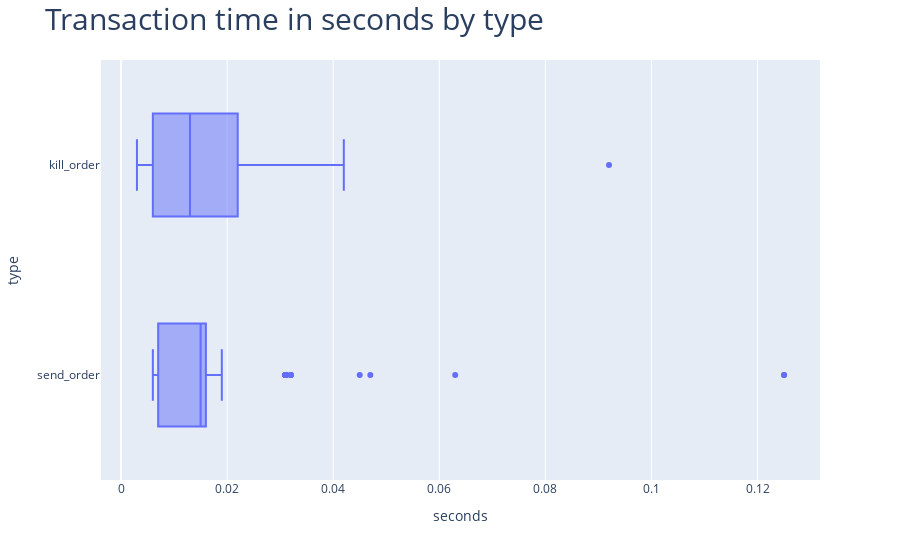

The cell this chart's notebook holds for it:
### Code cell
fig.update_layout(
    title_text='Transaction time in seconds by type'
    ,title_font_size=30
    ,legend_orientation='h'
)
fig.show()

### Figure 1 — Plotly figure (JSON) as saved in the notebook; plotly's stock layout.template omitted (floating-point values rounded to 4 significant figures; data arrays with more than 128 entries replaced by an {"elided": "..."} marker saying what was removed)
{"data": [{"alignmentgroup": "True", "hovertemplate": "seconds=%{x}<br>type=%{y}<extra></extra>", "legendgroup": "", "marker": {"color": "#636efa"}, "name": "", "notched": false, "offsetgroup": "", "orientation": "h", "showlegend": false, "type": "box", "x": {"elided": "800 float values"}, "x0": " ", "xaxis": "x", "y": {"elided": "800 str values"}, "y0": " ", "yaxis": "y"}], "layout": {"boxmode": "group", "legend": {"orientation": "h", "tracegroupgap": 0}, "margin": {"t": 60}, "title": {"font": {"size": 30}, "text": "Transaction time in seconds by type"}, "xaxis": {"anchor": "y", "domain": [0, 1], "title": {"text": "seconds"}}, "yaxis": {"anchor": "x", "domain": [0, 1], "title": {"text": "type"}}}}
